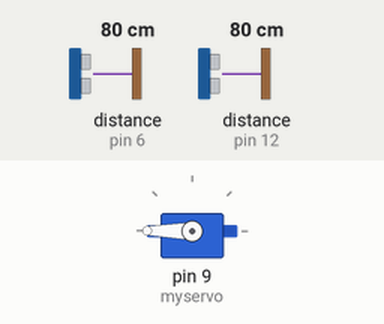
A sketch run on a simulated Arduino Uno, built with avr-gcc and run on an emulated ATmega328P. Parts: servo. The inputs (shaded band) are chosen by the test bench; at power-on: distance to the obstacle (sensors on pin 6, pin 12) 80 cm. The echo pulse lasts 58.3 µs per cm.

Above: at 18.0 s.
18.1 s: distance to the obstacle (sensor on pin 6) set to 120 cm
At 18.66 s:
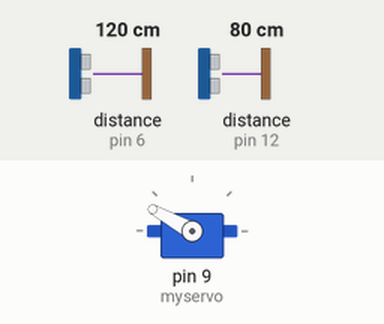
33.9 s: distance to the obstacle (sensor on pin 12) set to 120 cm
At 40.4 s:
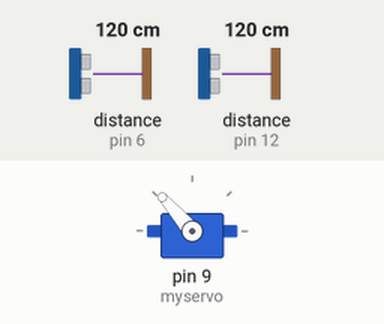
At 43.4 s:
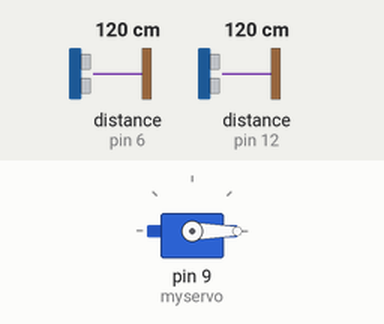
49.7 s: distance to the obstacle (sensor on pin 6) set to 105 cm
65.5 s: distance to the obstacle (sensor on pin 6) set to 96 cm
Timing chart, 0 to 80.7 s (numbered marks = the images above; inputs shaded):
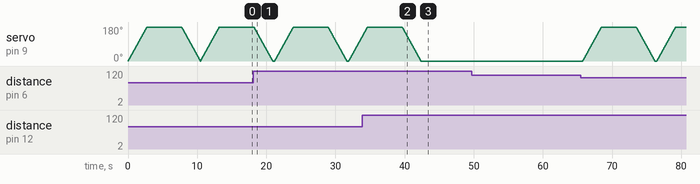

The sketch:

gate_opener.ino
```cpp
/*
 * Utra-sonic gate opener
 * This program reads a Paralax Utra-sonic "ping" sensor
 * When the sensor is triggered, an analog servo is opened
 * Opening a toy car gate, allowing a matchbox car to pass
 * 2018 Nathan Young
 *
 */

/*   ___
 *     _-_-  _/\______\\__
 *  _-_-__  / ,-. -|-  ,-.`-.
 *     _-_- `( o )----( o )-'
 *            `-'      `-'
 * >>>---------------------->>>>
 */

#include <NewPing.h>
#include <Servo.h>

int pos = 0; // variable to store the servo position

//sonar0
const int TriggerPin0 = 11;
const int EchoPin0 = 12;

//sonar1
const int TriggerPin1 = 5;
const int EchoPin1 = 6;

Servo myservo; // create servo object to control a servo
NewPing sonar0(TriggerPin0, EchoPin0, 100);
NewPing sonar1(TriggerPin1, EchoPin1, 100);

void setup() {
  Serial.begin(9600);
  myservo.attach(9);
}

void loop() {

  int cm0 = sonar0.ping_cm();
  int cm1 = sonar1.ping_cm();

  //to debug ping sensor:
  //Serial.println(cm1); // Use "serial plotter" to debug

  //open gate for sonar0
  if ( cm0 >= 1)
  {
    for (pos = 0; pos <= 180; pos += 1) { // goes from 0 degrees to 180 degrees
      // in steps of 1 degree
      myservo.write(pos); // tell servo to go to position in variable 'pos'
      delay(15); // waits 15ms for the servo to reach the position
    }

    delay(5000); //hold the gate open

    //close gate for sonar0
    for (pos = 180; pos >= 0; pos -= 1) { // goes from 180 degrees to 0 degrees
      myservo.write(pos); // tell servo to go to position in variable 'pos'
      delay(15); // waits 15ms for the servo to reach the position
    }
  }

  //open gate for sonar0
  if ( cm1 >= 1)
  {
    for (pos = 0; pos <= 180; pos += 1) { // goes from 0 degrees to 180 degrees
      // in steps of 1 degree
      myservo.write(pos); // tell servo to go to position in variable 'pos'
      delay(15); // waits 15ms for the servo to reach the position
    }

    delay(5000); //hold the gate open

    //close gate for sonar0
    for (pos = 180; pos >= 0; pos -= 1) { // goes from 180 degrees to 0 degrees
      myservo.write(pos); // tell servo to go to position in variable 'pos'
      delay(15); // waits 15ms for the servo to reach the position
    }
  }

  delay(250); //wait 250 uSecondds

  //reset our values
  cm0 = 0;
  cm1 = 0;
}
```

Measured:
- after the input at 33.9 s, servo on pin 9 (myservo): goes on until 42.4 s, then stays 0°
- after the input at 49.7 s, every drawn part: stays the same
